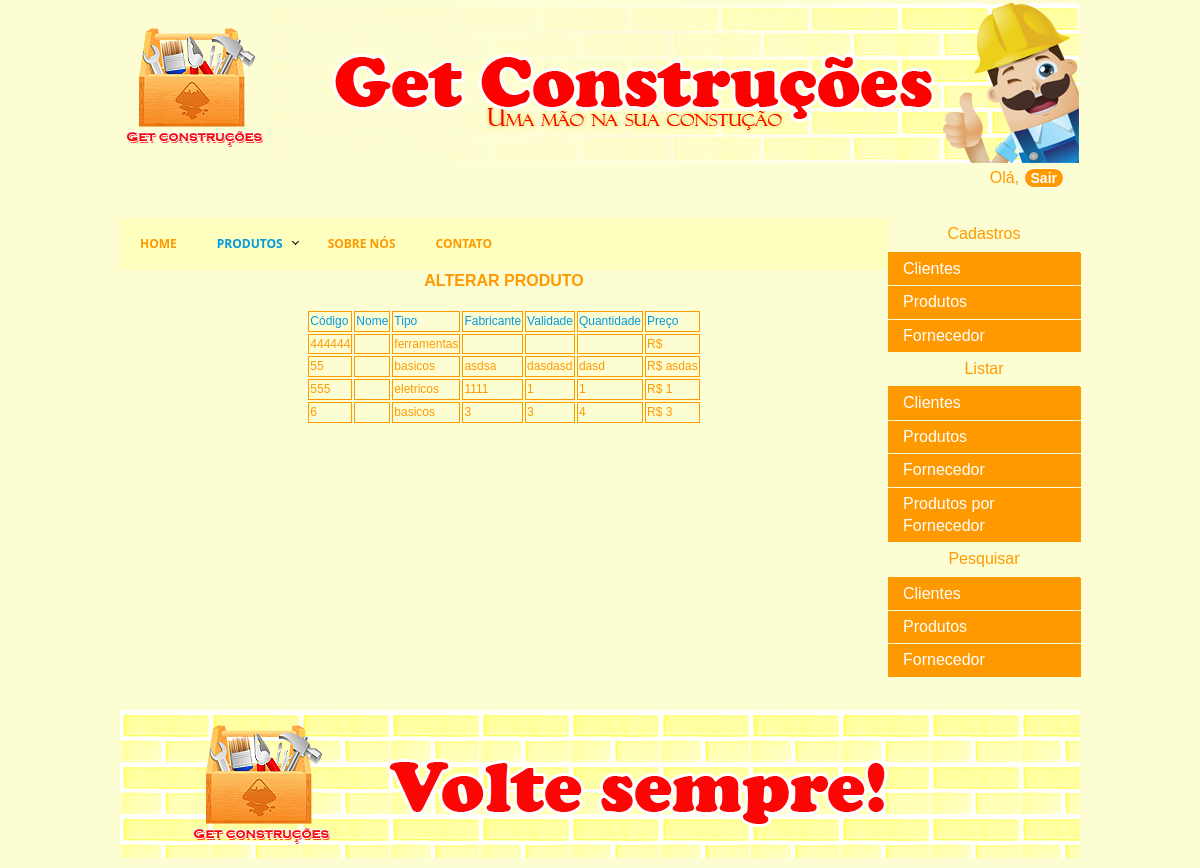
Page /alterarproduto.php on the committed database.
### tables this page shows
CREATE TABLE IF NOT EXISTS `produto` (
  `codigo` varchar(15) NOT NULL,
  `descricao` varchar(100) NOT NULL,
  `fabricante` varchar(100) NOT NULL,
  `imagem` varchar(100) NOT NULL,
  `nome` varchar(100) NOT NULL,
  `preco` varchar(20) NOT NULL,
  `quantidade` varchar(10) NOT NULL,
  `tipo` varchar(50) NOT NULL,
  `validade` varchar(40) NOT NULL,
  PRIMARY KEY (`codigo`)
);

### BancoClass.php (called while the page is built, shortened)
<?php
	class Banco {
		protected $host = "localhost";
		protected $bd = "mat_construcao";
		protected $user = "root";
		protected $pass = "gian";
		public function conectar(){
			$this->conexao = mysqli_connect($this->host, $this->user, $this->pass, $this->bd) or die("erro na conexao: ".mysql_error());
		}
	}
?>

### ProdutoClass.php (the view, shortened to what this page needs)
<html>
<link href="css/imagem.css" rel="stylesheet" type="text/css"/>
<?php
require_once 'BancoClass.php';
class Produto extends Banco{
	private $codigo;
	private $descricao;
	private $fabricante;
	private $nome;
	private $preco;
	private $quantidade;
	private $tipo;
	private $validade;
	private $imagem;
	public function setCodigo($novo_Codigo){
		$this->codigo = $novo_Codigo;
	}
	public function setDescricao($novo_Descricao){
		$this->descricao = $novo_Descricao;
	}
	public function setFabricante($novo_Fabricante){
		$this->fabricante = $novo_Fabricante;
	}
	public function setNome($novo_Nome){
		$this->nome = $novo_Nome;
	}
	public function setPreco($novo_Preco){
		$this->preco = $novo_Preco;
	}
	public function setQuantidade($novo_Quantidade){
		$this->quantidade = $novo_Quantidade;
	}
	public function setTipo($novo_Tipo){
		$this->tipo = $novo_Tipo;
	}
	public function setValidade($novo_Validade){
		$this->validade = $novo_Validade;
	}
	public function setImagem($novo_Imagem){
		$this->imagem = $novo_Imagem;
	}
	public function setCnpj($novo_Cnpj){
		$this->cnpj = $novo_Cnpj;
	}
	public function getCodigo(){
		return $this->codigo;
	}
	public function getDescricao(){
		return $this->descricao;
	}
	public function getFabricante(){
		return $this->fabricante;
	}
	public function getNome(){
		return $this->nome;
	}
	public function getPreco(){
		return $this->preco;
	}
	public function getQuantidade(){
		return $this->quantidade;
	}
	public function getTipo(){
		return $this->tipo;
	}
	public function getValidade(){
		return $this->validade;
	}
	public function getImagem(){
		return $this->imagem;
	}
	public function getCnpj(){
		return $this->cnpj;
    }
	public function Atualizar($codigo, $nome, $tipo, $fabricante, $validade, $quantidade, $preco, $imagem, $descricao, $cnpj){
		$this->dados = mysqli_query($this->conexao, "update produto set nome_produto = '$nome', tipo = '$tipo', fabricante = '$fabricante', validade = '$validade', quantidade = '$quantidade', preco = '$preco', imagem = '$imagem', descricao = '$descricao', cnpj_fornecedor = '$cnpj' where codigo = $codigo ");
		if ($this->dados) {
				return true;
				}else{
					echo "<p>Alteração não realizada</p>";
					return false;
				}
	}
	public function Listar(){
		$this->dados = mysqli_query($this->conexao, "Select * from produto");
		$this->linha = mysqli_fetch_array($this->dados);
		$this->total = mysqli_num_rows($this->dados);
		$cont = 0;
			echo "<center><link href='listar.css' rel='stylesheet' type='text/css'/><div class='tabela'><table><tr class='titulo'><td>Código</td><td>Nome</td><td>Tipo</td><td>Fabricante</td><td>Validade</td><td>Quantidade</td><td>Preço</td></tr>";
			while ($cont < $this->total){
				echo "<tr class='corpo'><td>" . $this->linha['codigo'] . "</td>";
				echo "<td>" . $this->linha['nome_produto'] . "</td>";
				echo "<td>" . $this->linha['tipo'] . "</td>";
				echo "<td>" . $this->linha['fabricante'] . "</td>";
				echo "<td>" . $this->linha['validade'] . "</td>";
				echo "<td>" . $this->linha['quantidade'] . "</td>";
				echo "<td>R$ " . $this->linha['preco'] . "</td>";
				$this->linha = mysqli_fetch_assoc($this->dados);
				$cont++;
			}
			echo "</tr></table></div></center>";
	}
}
?>
</html>

### alterarproduto.php (shortened to what this page needs)
<!DOCTYPE html PUBLIC "-//W3C//DTD XHTML 1.0 Transitional//EN" "http://www.w3.org/TR/xhtml1/DTD/xhtml1-transitional.dtd">
<html xmlns="http://www.w3.org/1999/xhtml">
<head>
<link href="estilo.css" rel="stylesheet" type="text/css" />
<link href="cadastro.css" rel="stylesheet" type="text/css" />
<link href="adm.css" rel="stylesheet" type="text/css" />
</head>
<body>
<div class="container">
  <div class="header">
  	<table>
    	<tr>
        	<td>
            	<a href="indexadm.php">
                	<img src="content/logo.png" alt="Insert Logo Here" name="Insert_logo" width="142" height="128" id="Insert_logo" style="background: #fdfdd3; display:block;" />
                </a>
            </td>
            <td id="alinhamento">
            	<img src="content/banner.png"/>
            </td>
        </tr>
        <tr>
        	<td></td>
            <td align="right">
            <p id="alinhamento">Olá, <?php session_start(); $nome = $_SESSION["nome"]; print($nome);?> <input type="submit" value="Sair" onclick="location.href='logout.php'" class="logout"></p>
            </td>
        </tr>
    </table>
    </div>
<div class="sidebar1">
  <p>Cadastros</p>
  <ul class="nav">
  <li> <a href="cadclienteadm.php">Clientes</a></li>
  <li> <a href="cadprodutoa.php">Produtos</a></li>
  <li> <a href="cadfornecedora.php">Fornecedor</a></li></ul>
  <p>Listar</p>
  <ul class="nav">
  <li> <a href="listarcliente.php">Clientes</a></li>
  <li> <a href="listarproduto.php">Produtos</a></li>
  <li> <a href="listarfornecedor.php">Fornecedor</a></li>
  <li> <a href="listar_Produtos_fornecedor.php">Produtos por Fornecedor</a></li></ul>
  <p>Pesquisar</p>
  <ul class="nav">
  <li> <a href="pesquisarclientea.php">Clientes</a></li>
  <li> <a href="pesquisarprodutoa.php">Produtos</a></li>
  <li> <a href="pesquisarfornecedora.php">Fornecedor</a></li><br /></ul>
</div>
  <div class="content">
   <div id='cssmenu'>
		<ul>
   			<li><a href='indexadm.php'>Home</a></li>
   			<li class='active has-sub'><a href='#'>Produtos</a>
   			</li>
   			<li><a href='#'>Sobre nós</a></li>
   			<li><a href='#'>Contato</a></li>
		</ul>
	</div>
    <p align="center"><b>	ALTERAR PRODUTO</b> </p>
    <?php
		require_once("ProdutoClass.php");
		$produto = new Produto();
		$produto->conectar();
		$codigo = $_POST['cod'];
		$nome = $_POST['nome'];
		$tipo = $_POST['tipo'];
		$fabricante = $_POST['fabricante'];
		$validade= $_POST['validade'];
		$quantidade = $_POST['quantidade'];
		$preco = $_POST['preco'];
		$cnpj = $_POST['fornecedor'];
		$imagemalterada = 'imagens/' . $_FILES['imagemalterada']['name'];
		if ($imagemalterada == 'imagens/'){
			$imagemalterada = $_POST['imagem'];
		}else {
			$imagem_tmp = $_FILES['imagemalterada']['tmp_name'];
			move_uploaded_file($imagem_tmp, $imagemalterada);
			$imagem = $_POST['imagem'];
			$produto->ExcluirImagem($imagem);
		}
		$descricao = $_POST['descricao'];
$produto->setCodigo($codigo);
$produto->setNome($nome);
$produto->setTipo($tipo);
$produto->setFabricante($fabricante);
$produto->setValidade($validade);
$produto->setQuantidade($quantidade);
$produto->setPreco($preco);
$produto->setImagem($imagemalterada);
$produto->setDescricao($descricao);
$produto->setCnpj($cnpj);
		if ($produto->Atualizar($produto->getCodigo(), $produto->getNome(), $produto->getTipo(), $produto->getFabricante(), $produto->getValidade(), $produto->getQuantidade(), $produto->getPreco(), $produto->getImagem(), $produto->getDescricao(), $produto->getCnpj())){
			$produto->Listar();
		}
	?>
    </div>
  <div class="footer">
    <img src="content/footer.png" />
    </div>
  </div></div>
</body>
</html>

### css/estilo.css (style rules this page uses)
body { font: 100%/1.4 Verdana, Arial, Helvetica, sans-serif; background: #fdfdd3; margin: 0; padding: 0; color: #000; }
ul, ol, dl { padding: 0; margin: 0; }
h1, h2, h3, h4, h5, h6, p { margin-top: 0; padding-right: 15px; padding-left: 15px; color:#FF9900; }
a img { border: none; }
a:link { color: #ff9900; text-decoration: underline; }
.container { width: 960px; background: #fdfdd3; margin: 0 auto; }
.header { background: #fdfdd3; }
.header #alinhamento { float:right; }
#cssmenu, #cssmenu ul, #cssmenu ul li, #cssmenu ul li a, #cssmenu #menu-button { margin: 0; padding: 0; border: 0; list-style: none; line-height: 1; display: block; position: relative; -webkit-box-sizing: border-box; -moz-box-sizing: border-box; box-sizing: border-box; }
#cssmenu:after, #cssmenu > ul:after { content: "."; display: block; clear: both; visibility: hidden; line-height: 0; height: 0; }
#cssmenu { width: 100%; font-family: 'Open Sans', sans-serif; line-height: 1; background: #fefebe; font-weight:bold; }
#cssmenu > ul > li { float: left; }
#cssmenu > ul > li > a { padding: 20px; font-size: 12px; text-decoration: none; text-transform: uppercase; color: #FF9900; -webkit-transition: color .2s ease; -moz-transition: color .2s ease; -ms-transition: color .2s ease; -o-transition: color .2s ease; transition: color .2s ease; }
#cssmenu > ul > li:hover > a, #cssmenu > ul > li.active > a { color: #009ae1; }
#cssmenu > ul > li.has-sub > a { padding-right: 25px; }
#cssmenu > ul > li.has-sub > a::after { position: absolute; top: 21px; right: 10px; width: 4px; height: 4px; border-bottom: 1px solid #000000; border-right: 1px solid #000000; content: ""; -webkit-transform: rotate(45deg); -moz-transform: rotate(45deg); -ms-transform: rotate(45deg); -o-transform: rotate(45deg); transform: rotate(45deg); -webkit-transition: border-color 0.2s ease; -moz-transition: border-color 0.2s ease; -ms-transition: border-color 0.2s ease; -o-transition: border-color 0.2s ease; transition: border-color 0.2s ease; }
.sidebar1 { float: right; width: 180px; background: #EADCAE; margin-top: 10px; padding-bottom: 0px; }
.sidebar1 p { text-align:center; padding: 5px; }
.content { padding: 10px 0; width: 960px; float: right; }
.content ul, .content ol { padding: 0 15px 15px 40px; }
ul.nav { list-style: none; border-top: 1px solid #ff9900; margin: -15px 0px 0px 0px; }
ul.nav li { border-bottom: 1px solid #fdfdd3; }
ul.nav a, ul.nav a:visited { padding: 5px 5px 5px 15px; display: block; width: 90%; text-decoration: none; background: #ff9900; color:#FFF; }
.footer { padding: 10px 0; background: #fdfdd3; position: relative; clear: both; }
.logout { background-color:#FF9900; border:1px solid #FFF; color:#fff; font-weight:bold; -webkit-border-radius: 10px; -moz-border-radius: 10px; font-size:14px; font-family:Arial, Helvetica, sans-serif; }

### css/cadastro.css (style rules this page uses)
.logout { background-color:#FF9900; border:1px solid #FFF; color:#fff; font-weight:bold; -webkit-border-radius: 10px; -moz-border-radius: 10px; font-size:14px; font-family:Arial, Helvetica, sans-serif; }

### css/adm.css (style rules this page uses)
.sidebar1 { float: right; width: 20%; background: #fdfdd3; }
.content { padding: 10px 0; width: 80%; float: right; }

### css/listar.css (style rules this page uses)
.tabela { width: 700px !important; }
.titulo { color:#009ae1; }
.tabela tr td { border: 1px solid #FF9900; font-size:12px; }
.corpo { color:#FF9900; }

### rows in the picture
produto: codigo "444444", tipo "ferramentas"
produto: codigo "55", tipo "basicos", fabricante "asdsa", validade "dasdasd", quantidade "dasd", preco "asdas"
produto: codigo "555", tipo "eletricos", fabricante "1111", validade "1", quantidade "1", preco "1"
produto: codigo "6", tipo "basicos", fabricante "3", validade "3", quantidade "4", preco "3"
